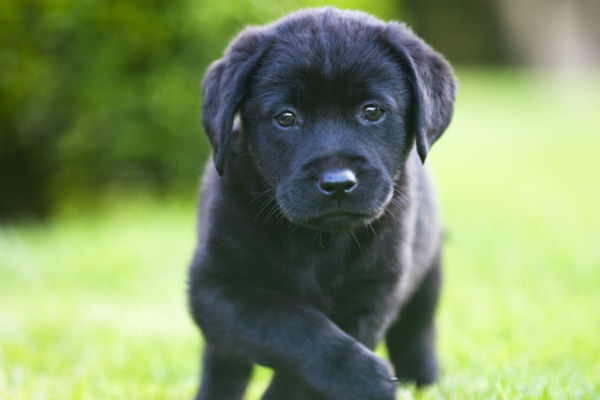
#> input picture Lab1/images/lab_puppy_dog_pictures.jpg, 600 x 400 px, found by its file name
$ python changing_colorspaces.py
#> lines starting #> are read from the running program, lines starting #| are printed output that depends on the picture
import cv2
import numpy as np
from matplotlib import pyplot as plt

bgr = cv2.imread("Lab1\images\lab_puppy_dog_pictures.jpg", 1)
#> bgr is the input picture: shape (400, 600, 3); mean B, G, R 100.9, 145.5, 126.1
gray = cv2.cvtColor(bgr, cv2.COLOR_BGR2GRAY)
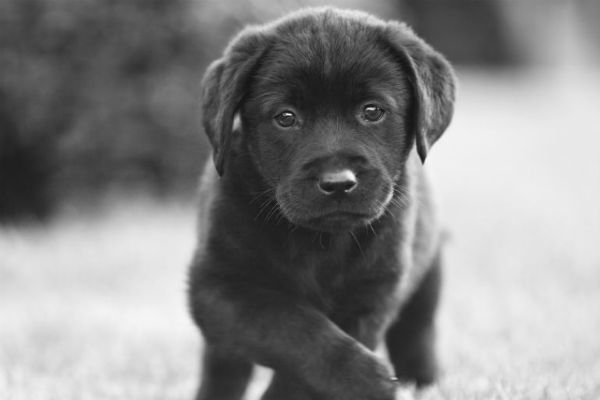
#> gray: shape (400, 600); min 16, max 251, mean 134.7
hsv = cv2.cvtColor(bgr, cv2.COLOR_BGR2HSV)
#> hsv: shape (400, 600, 3); mean H, S, V 58.9, 97.3, 148.9

gray_3_channel = cv2.cvtColor(gray, cv2.COLOR_GRAY2BGR)

img1 = np.concatenate((bgr, gray_3_channel), axis=1)
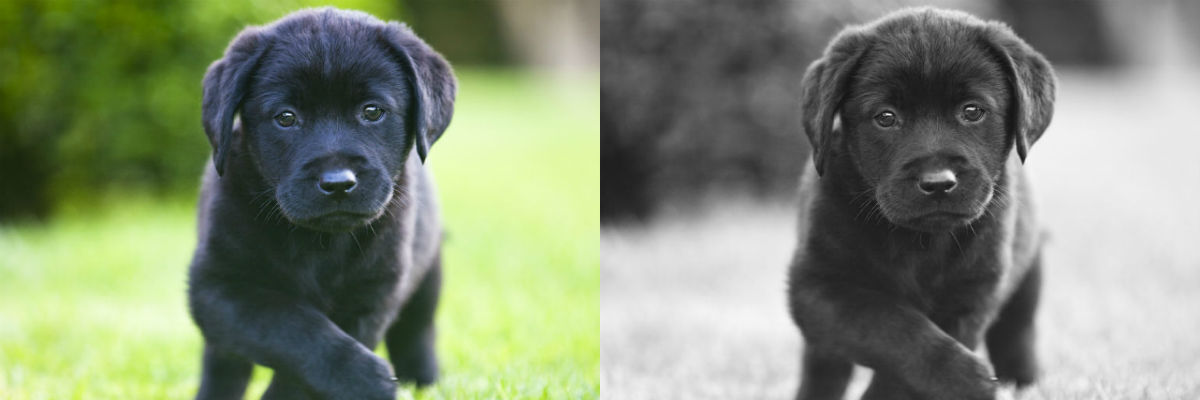
#> img1: shape (400, 1200, 3); mean B, G, R 117.8, 140.1, 130.4
img2 = np.concatenate((img1, hsv), axis=1)
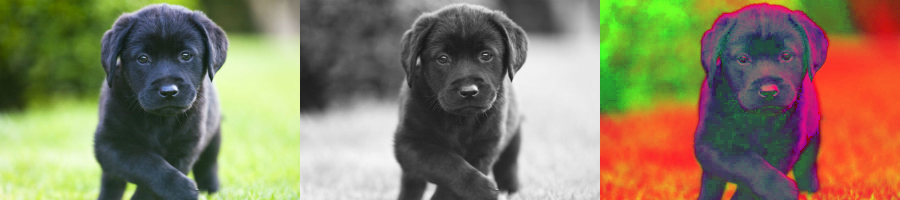
#> img2: shape (400, 1800, 3) (shown at 1/2 size); mean B, G, R 98.1, 125.8, 136.6

cv2.imshow("yes", img2)
cv2.waitKey(0)
cv2.destroyAllWindows()

cv2.imwrite("Lab1\images\Results\Changin_Colorspace.jpg", img2)

$ run again, with Lab1/images/lab_puppy_template.jpg copied over Lab1/images/lab_puppy_dog_pictures.jpg
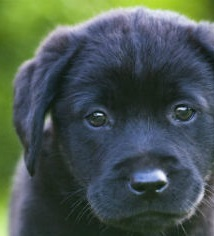
#> input picture Lab1/images/lab_puppy_template.jpg, 214 x 236 px, found by its file name
#> bgr is the input picture: shape (236, 214, 3); mean B, G, R 80.9, 86.3, 72.6
#> hsv: shape (236, 214, 3); mean H, S, V 88, 84, 97.1
#> `img1 = np.concatenate((bgr, gray_3_channel), axis=1)`:
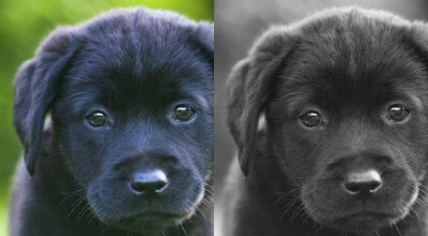
#> img1: shape (236, 428, 3); mean B, G, R 81.2, 83.9, 77.1
#> `img2 = np.concatenate((img1, hsv), axis=1)`:
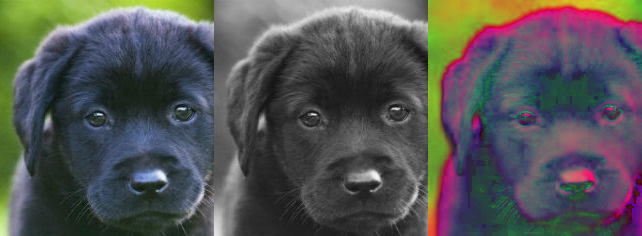
#> img2: shape (236, 642, 3); mean B, G, R 83.5, 83.9, 83.7
